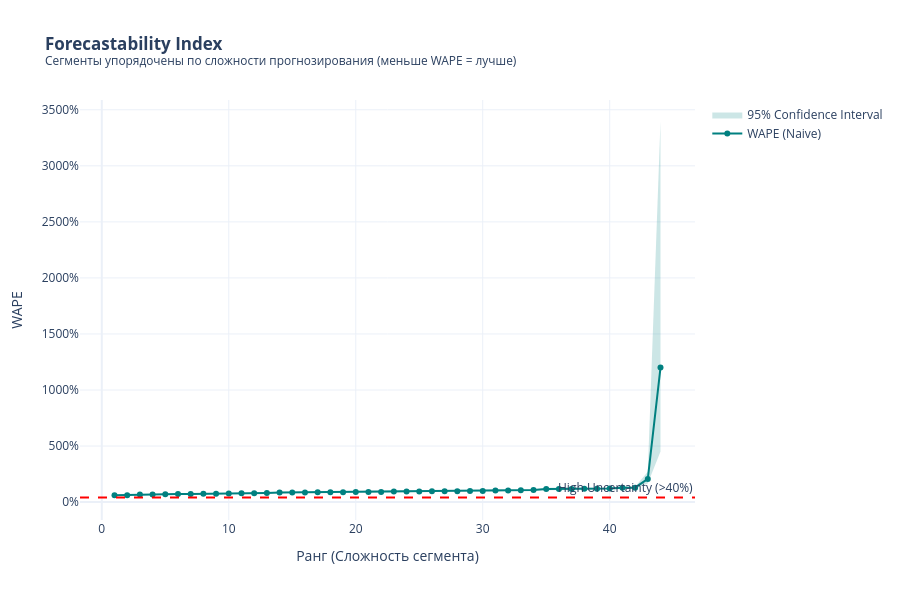

The notebook cell this image was saved under:
### Markdown cell above
**В данном пункте выполняется ранжирование и визуализация полученных результатов:**

**Сортировка:** Все 5-мерные сегменты упорядочиваются по возрастанию ошибки WAPE.

В начале списка оказываются самые «легкие» для прогнозирования сегменты.

В конце списка — самые «сложные».

**Forecastability Index Plot:** Строится график, который показывает кривую роста ошибки.

Ось X: Ранг сегмента (от простого к сложному).

Ось Y: Значение WAPE (ошибка прогноза).

**Тень (Confidence Interval):** Показывает 95% доверительный интервал ошибки, рассчитанный методом бутстрэпа (позволяет оценить устойчивость прогноза).

График позволяет визуально определить долю ассортимента, которая поддается прогнозированию с приемлемой точностью (например, WAPE < 40%), и выявить проблемные зоны.

### Code cell
# 2.3
print("Построение графика Forecastability Index")

if len(fi_table) > 0:
    # Сортируем от самого легкого к самому сложному по WAPE
    fi_sorted = fi_table.sort_values(by='WAPE').reset_index(drop=True)
    fi_sorted['Rank'] = fi_sorted.index + 1

    def create_label(row):
        return (f"Vol:<b>{row['volume_group']}</b> | Var:<b>{row['variability_group']}</b><br>"
                f"Seas:{row['has_seasonality']} | Trd:{row['has_trend']} | Int:{row['is_intermittent']}<br>"
                f"Count: {row['n_series']}")

    fi_sorted['Label'] = fi_sorted.apply(create_label, axis=1)

    fig = go.Figure()

    # Линия доверительного интервала
    fig.add_trace(go.Scatter(
        x=pd.concat([fi_sorted['Rank'], fi_sorted['Rank'][::-1]]),
        y=pd.concat([fi_sorted['WAPE_upper'], fi_sorted['WAPE_lower'][::-1]]),
        fill='toself',
        fillcolor='rgba(0, 128, 128, 0.2)',
        line=dict(color='rgba(255,255,255,0)'),
        hoverinfo="skip",
        name='95% Confidence Interval'
    ))

    # Основная линия WAPE
    fig.add_trace(go.Scatter(
        x=fi_sorted['Rank'],
        y=fi_sorted['WAPE'],
        mode='lines+markers',
        name='WAPE (Naive)',
        line=dict(color='teal', width=2),
        text=fi_sorted['Label'],
        hovertemplate='<b>Rank: %{x}</b><br>WAPE: %{y:.1%}<br>%{text}<extra></extra>'
    ))

    # Линия отсечения
    fig.add_hline(y=0.4, line_dash="dash", line_color="red", annotation_text="High Uncertainty (>40%)")

    fig.update_layout(
        title='<b>Forecastability Index</b><br><sup>Сегменты упорядочены по сложности прогнозирования (меньше WAPE = лучше)</sup>',
        xaxis_title='Ранг (Сложность сегмента)',
        yaxis_title='WAPE',
        yaxis_tickformat='.0%',
        template='plotly_white',
        height=600,
        hovermode='closest'
    )

    print("Проверка данных для графика:")
    print(fi_sorted.head())
    print("WAPE min:", fi_sorted['WAPE'].min(), "WAPE max:", fi_sorted['WAPE'].max())


    fig.show()

    print("\nТоп-5 самых легко прогнозируемых сегментов:")
    display(fi_sorted[['volume_group', 'variability_group', 'has_seasonality', 'WAPE', 'n_series']].head(5))

    print("\nТоп-5 самых сложных сегментов:")
    display(fi_sorted[['volume_group', 'variability_group', 'has_seasonality', 'WAPE', 'n_series']].tail(5))

else:
    print("Таблица результатов пуста.")

### Figure 1 — Plotly figure (JSON) as saved in the notebook; plotly's stock layout.template omitted (floating-point values rounded to 4 significant figures)
{"data": [{"fill": "toself", "fillcolor": "rgba(0, 128, 128, 0.2)", "hoverinfo": "skip", "line": {"color": "rgba(255,255,255,0)"}, "name": "95% Confidence Interval", "type": "scatter", "x": [1, 2, 3, 4, 5, 6, 7, 8, 9, 10, 11, 12, 13, 14, 15, 16, 17, 18, 19, 20, 21, 22, 23, 24, 25, 26, 27, 28, 29, 30, 31, 32, 33, 34, 35, 36, 37, 38, 39, 40, 41, 42, 43, 44, 44, 43, 42, 41, 40, 39, 38, 37, 36, 35, 34, 33, 32, 31, 30, 29, 28, 27, 26, 25, 24, 23, 22, 21, 20, 19, 18, 17, 16, 15, 14, 13, 12, 11, 10, 9, 8, 7, 6, 5, 4, 3, 2, 1], "y": [0.648, 0.6516, 0.7074, 0.72, 0.7252, 0.7987, 0.777, 0.7877, 0.7781, 0.8112, 0.7993, 0.8645, 0.8673, 0.8886, 0.917, 0.9166, 0.9637, 0.9226, 0.9825, 0.945, 1.027, 1.002, 1.061, 1.04, 1.059, 1.034, 0.9989, 1.028, 1.017, 1.047, 1.126, 1.068, 1.126, 1.119, 1.283, 1.256, 1.319, 1.287, 1.281, 1.304, 1.41, 1.378, 2.701, 34.0, 4.518, 1.657, 1.184, 1.159, 1.115, 1.134, 1.099, 1.068, 1.102, 1.029, 1.038, 1.005, 1.002, 0.9335, 0.9582, 0.976, 0.9379, 0.9443, 0.9167, 0.8759, 0.8844, 0.8605, 0.8273, 0.8184, 0.8595, 0.8144, 0.8486, 0.786, 0.8088, 0.7983, 0.8036, 0.7568, 0.7189, 0.7594, 0.7369, 0.7019, 0.6875, 0.6966, 0.6551, 0.6676, 0.6303, 0.619, 0.5894, 0.5843]}, {"hovertemplate": "<b>Rank: %{x}</b><br>WAPE: %{y:.1%}<br>%{text}<extra></extra>", "line": {"color": "teal", "width": 2}, "mode": "lines+markers", "name": "WAPE (Naive)", "text": ["Vol:<b>A</b> | Var:<b>C</b><br>Seas:1 | Trd:1 | Int:0<br>Count: 3", "Vol:<b>A</b> | Var:<b>C</b><br>Seas:1 | Trd:0 | Int:1<br>Count: 7", "Vol:<b>A</b> | Var:<b>C</b><br>Seas:1 | Trd:1 | Int:1<br>Count: 2", "Vol:<b>B</b> | Var:<b>C</b><br>Seas:1 | Trd:0 | Int:0<br>Count: 1", "Vol:<b>A</b> | Var:<b>C</b><br>Seas:0 | Trd:1 | Int:1<br>Count: 5", "Vol:<b>A</b> | Var:<b>C</b><br>Seas:1 | Trd:0 | Int:0<br>Count: 1", "Vol:<b>A</b> | Var:<b>B</b><br>Seas:0 | Trd:0 | Int:1<br>Count: 4", "Vol:<b>B</b> | Var:<b>B</b><br>Seas:1 | Trd:1 | Int:0<br>Count: 2", "Vol:<b>B</b> | Var:<b>C</b><br>Seas:1 | Trd:1 | Int:1<br>Count: 2", "Vol:<b>A</b> | Var:<b>B</b><br>Seas:1 | Trd:1 | Int:0<br>Count: 6", "Vol:<b>A</b> | Var:<b>B</b><br>Seas:1 | Trd:0 | Int:1<br>Count: 16", "Vol:<b>B</b> | Var:<b>B</b><br>Seas:1 | Trd:1 | Int:1<br>Count: 1", "Vol:<b>B</b> | Var:<b>C</b><br>Seas:1 | Trd:0 | Int:1<br>Count: 1", "Vol:<b>B</b> | Var:<b>B</b><br>Seas:1 | Trd:0 | Int:1<br>Count: 3", "Vol:<b>A</b> | Var:<b>B</b><br>Seas:1 | Trd:1 | Int:1<br>Count: 2", "Vol:<b>A</b> | Var:<b>A</b><br>Seas:1 | Trd:1 | Int:1<br>Count: 3", "Vol:<b>C</b> | Var:<b>C</b><br>Seas:1 | Trd:1 | Int:1<br>Count: 1", "Vol:<b>B</b> | Var:<b>B</b><br>Seas:0 | Trd:0 | Int:1<br>Count: 5", "Vol:<b>A</b> | Var:<b>B</b><br>Seas:0 | Trd:0 | Int:0<br>Count: 1", "Vol:<b>B</b> | Var:<b>B</b><br>Seas:1 | Trd:0 | Int:0<br>Count: 3", "Vol:<b>A</b> | Var:<b>B</b><br>Seas:0 | Trd:1 | Int:1<br>Count: 1", "Vol:<b>A</b> | Var:<b>A</b><br>Seas:0 | Trd:1 | Int:1<br>Count: 1", "Vol:<b>C</b> | Var:<b>B</b><br>Seas:1 | Trd:1 | Int:0<br>Count: 1", "Vol:<b>A</b> | Var:<b>B</b><br>Seas:1 | Trd:0 | Int:0<br>Count: 1", "Vol:<b>B</b> | Var:<b>B</b><br>Seas:0 | Trd:1 | Int:1<br>Count: 1", "Vol:<b>C</b> | Var:<b>B</b><br>Seas:1 | Trd:1 | Int:1<br>Count: 3", "Vol:<b>B</b> | Var:<b>A</b><br>Seas:1 | Trd:0 | Int:1<br>Count: 20", "Vol:<b>C</b> | Var:<b>B</b><br>Seas:0 | Trd:0 | Int:1<br>Count: 4", "Vol:<b>A</b> | Var:<b>A</b><br>Seas:1 | Trd:0 | Int:1<br>Count: 36", "Vol:<b>A</b> | Var:<b>A</b><br>Seas:1 | Trd:0 | Int:0<br>Count: 10", "Vol:<b>C</b> | Var:<b>B</b><br>Seas:0 | Trd:1 | Int:1<br>Count: 1", "Vol:<b>A</b> | Var:<b>A</b><br>Seas:0 | Trd:0 | Int:1<br>Count: 24", "Vol:<b>C</b> | Var:<b>A</b><br>Seas:1 | Trd:0 | Int:1<br>Count: 5", "Vol:<b>C</b> | Var:<b>A</b><br>Seas:0 | Trd:0 | Int:1<br>Count: 9", "Vol:<b>A</b> | Var:<b>A</b><br>Seas:0 | Trd:0 | Int:0<br>Count: 2", "Vol:<b>C</b> | Var:<b>A</b><br>Seas:0 | Trd:0 | Int:0<br>Count: 5", "Vol:<b>C</b> | Var:<b>A</b><br>Seas:0 | Trd:1 | Int:1<br>Count: 2", "Vol:<b>B</b> | Var:<b>A</b><br>Seas:0 | Trd:0 | Int:0<br>Count: 3", "Vol:<b>B</b> | Var:<b>A</b><br>Seas:0 | Trd:0 | Int:1<br>Count: 12", "Vol:<b>B</b> | Var:<b>A</b><br>Seas:1 | Trd:0 | Int:0<br>Count: 3", "Vol:<b>C</b> | Var:<b>A</b><br>Seas:0 | Trd:1 | Int:0<br>Count: 6", "Vol:<b>C</b> | Var:<b>A</b><br>Seas:1 | Trd:0 | Int:0<br>Count: 2", "Vol:<b>C</b> | Var:<b>A</b><br>Seas:1 | Trd:1 | Int:0<br>Count: 6", "Vol:<b>C</b> | Var:<b>A</b><br>Seas:1 | Trd:1 | Int:1<br>Count: 1"], "type": "scatter", "x": [1, 2, 3, 4, 5, 6, 7, 8, 9, 10, 11, 12, 13, 14, 15, 16, 17, 18, 19, 20, 21, 22, 23, 24, 25, 26, 27, 28, 29, 30, 31, 32, 33, 34, 35, 36, 37, 38, 39, 40, 41, 42, 43, 44], "y": [0.6113, 0.6203, 0.6674, 0.674, 0.6925, 0.7164, 0.7319, 0.7384, 0.7394, 0.7759, 0.7796, 0.7846, 0.8127, 0.8479, 0.8607, 0.8639, 0.8702, 0.8857, 0.8887, 0.8979, 0.9005, 0.9112, 0.9439, 0.9469, 0.9516, 0.9631, 0.9687, 0.9759, 0.9947, 0.9998, 1.034, 1.036, 1.061, 1.075, 1.169, 1.171, 1.173, 1.19, 1.201, 1.203, 1.279, 1.287, 2.069, 12.0]}], "layout": {"annotations": [{"showarrow": false, "text": "High Uncertainty (>40%)", "x": 1, "xanchor": "right", "xref": "x domain", "y": 0.4, "yanchor": "bottom", "yref": "y"}], "height": 600, "hovermode": "closest", "shapes": [{"line": {"color": "red", "dash": "dash"}, "type": "line", "x0": 0, "x1": 1, "xref": "x domain", "y0": 0.4, "y1": 0.4, "yref": "y"}], "title": {"text": "<b>Forecastability Index</b><br><sup>Сегменты упорядочены по сложности прогнозирования (меньше WAPE = лучше)</sup>"}, "xaxis": {"title": {"text": "Ранг (Сложность сегмента)"}}, "yaxis": {"tickformat": ".0%", "title": {"text": "WAPE"}}}}
